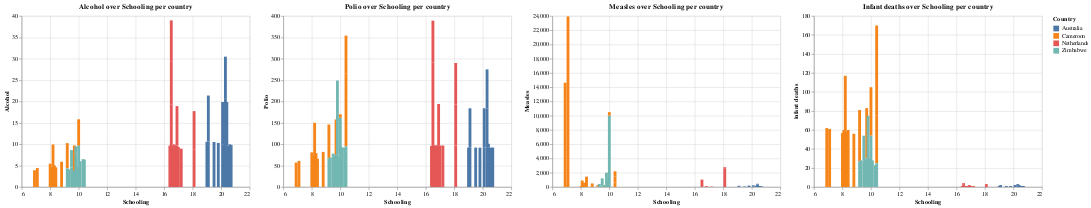

This figure's notebook cell:
### Code cell
alt.Chart(filtered_df).mark_bar().encode(
    x='Schooling',
    y='Alcohol',
    color='Country'
).properties(title='Alcohol over Schooling per country')|alt.Chart(filtered_df).mark_bar().encode(
    x='Schooling',
    y='Polio',
    color='Country'
).properties(title='Polio over Schooling per country')|alt.Chart(filtered_df).mark_bar().encode(
    x='Schooling',
    y='Measles',
    color='Country'
).properties(title='Measles over Schooling per country')|alt.Chart(filtered_df).mark_bar().encode(
    x='Schooling',
    y='infant deaths',
    color='Country'
).properties(title='Infant deaths over Schooling per country')

### Figure 1 — Vega-Lite specification as saved in the notebook (floating-point values rounded to 4 significant figures)
{"config": {"view": {"continuousWidth": 400, "continuousHeight": 300}}, "hconcat": [{"mark": "bar", "encoding": {"color": {"field": "Country", "type": "nominal"}, "x": {"field": "Schooling", "type": "quantitative"}, "y": {"field": "Alcohol", "type": "quantitative"}}, "title": "Alcohol over Schooling per country"}, {"mark": "bar", "encoding": {"color": {"field": "Country", "type": "nominal"}, "x": {"field": "Schooling", "type": "quantitative"}, "y": {"field": "Polio", "type": "quantitative"}}, "title": "Polio over Schooling per country"}, {"mark": "bar", "encoding": {"color": {"field": "Country", "type": "nominal"}, "x": {"field": "Schooling", "type": "quantitative"}, "y": {"field": "Measles", "type": "quantitative"}}, "title": "Measles over Schooling per country"}, {"mark": "bar", "encoding": {"color": {"field": "Country", "type": "nominal"}, "x": {"field": "Schooling", "type": "quantitative"}, "y": {"field": "infant deaths", "type": "quantitative"}}, "title": "Infant deaths over Schooling per country"}], "data": {"name": "data-0bcf5a5dda81ccb7da1e112b62e6a35a"}, "$schema": "https://vega.github.io/schema/vega-lite/v4.17.0.json", "datasets": {"data-0bcf5a5dda81ccb7da1e112b62e6a35a": [{"Year": 2001, "Country": "Australia", "infant deaths": 1, "Alcohol": 9.53, "Polio": 91.0, "Measles": 141, "Schooling": 20.5}, {"Year": 2003, "Country": "Australia", "infant deaths": 1, "Alcohol": 9.97, "Polio": 92.0, "Measles": 91, "Schooling": 20.6}, {"Year": 2011, "Country": "Australia", "infant deaths": 1, "Alcohol": 10.3, "Polio": 92.0, "Measles": 190, "Schooling": 19.8}, {"Year": 2006, "Country": "Australia", "infant deaths": 1, "Alcohol": 10.31, "Polio": 92.0, "Measles": 0, "Schooling": 20.3}, {"Year": 2014, "Country": "Australia", "infant deaths": 1, "Alcohol": 9.71, "Polio": 92.0, "Measles": 340, "Schooling": 20.4}, {"Year": 2002, "Country": "Australia", "infant deaths": 1, "Alcohol": 9.84, "Polio": 92.0, "Measles": 32, "Schooling": 20.1}, {"Year": 2012, "Country": "Australia", "infant deaths": 1, "Alcohol": 10.03, "Polio": 92.0, "Measles": 199, "Schooling": 20.1}, {"Year": 2000, "Country": "Australia", "infant deaths": 1, "Alcohol": 10.17, "Polio": 9.0, "Measles": 108, "Schooling": 20.4}, {"Year": 2004, "Country": "Australia", "infant deaths": 1, "Alcohol": 9.84, "Polio": 92.0, "Measles": 70, "Schooling": 20.7}, {"Year": 2009, "Country": "Australia", "infant deaths": 1, "Alcohol": 10.62, "Polio": 92.0, "Measles": 104, "Schooling": 19.1}, {"Year": 2007, "Country": "Australia", "infant deaths": 1, "Alcohol": 10.56, "Polio": 92.0, "Measles": 11, "Schooling": 19.0}, {"Year": 2005, "Country": "Australia", "infant deaths": 1, "Alcohol": 10.3, "Polio": 92.0, "Measles": 10, "Schooling": 20.3}, {"Year": 2013, "Country": "Australia", "infant deaths": 1, "Alcohol": 9.87, "Polio": 91.0, "Measles": 158, "Schooling": 20.3}, {"Year": 2008, "Country": "Australia", "infant deaths": 1, "Alcohol": 10.76, "Polio": 92.0, "Measles": 65, "Schooling": 19.1}, {"Year": 2010, "Country": "Australia", "infant deaths": 1, "Alcohol": 10.52, "Polio": 92.0, "Measles": 70, "Schooling": 19.5}, {"Year": 2011, "Country": "Cameroon", "infant deaths": 51, "Alcohol": 6.19, "Polio": 8.0, "Measles": 504, "Schooling": 10.0}, {"Year": 2008, "Country": "Cameroon", "infant deaths": 56, "Alcohol": 5.9, "Polio": 82.0, "Measles": 495, "Schooling": 8.8}, {"Year": 2001, "Country": "Cameroon", "infant deaths": 61, "Alcohol": 4.43, "Polio": 61.0, "Measles": 23934, "Schooling": 7.1}, {"Year": 2004, "Country": "Cameroon", "infant deaths": 59, "Alcohol": 4.71, "Polio": 72.0, "Measles": 358, "Schooling": 8.2}, {"Year": 2000, "Country": "Cameroon", "infant deaths": 62, "Alcohol": 3.91, "Polio": 57.0, "Measles": 14629, "Schooling": 6.9}, {"Year": 2012, "Country": "Cameroon", "infant deaths": 50, "Alcohol": 0.01, "Polio": 85.0, "Measles": 609, "Schooling": 10.4}, {"Year": 2010, "Country": "Cameroon", "infant deaths": 53, "Alcohol": 6.15, "Polio": 83.0, "Measles": 240, "Schooling": 9.7}, {"Year": 2006, "Country": "Cameroon", "infant deaths": 58, "Alcohol": 5.22, "Polio": 78.0, "Measles": 196, "Schooling": 8.2}, {"Year": 2014, "Country": "Cameroon", "infant deaths": 47, "Alcohol": 0.01, "Polio": 86.0, "Measles": 831, "Schooling": 10.4}, {"Year": 2013, "Country": "Cameroon", "infant deaths": 48, "Alcohol": 0.01, "Polio": 88.0, "Measles": 760, "Schooling": 10.4}, {"Year": 2009, "Country": "Cameroon", "infant deaths": 54, "Alcohol": 5.89, "Polio": 79.0, "Measles": 251, "Schooling": 9.2}, {"Year": 2007, "Country": "Cameroon", "infant deaths": 57, "Alcohol": 5.44, "Polio": 81.0, "Measles": 100, "Schooling": 8.0}, {"Year": 2005, "Country": "Cameroon", "infant deaths": 58, "Alcohol": 5.03, "Polio": 79.0, "Measles": 605, "Schooling": 8.3}, {"Year": 2002, "Country": "Cameroon", "infant deaths": 60, "Alcohol": 4.58, "Polio": 66.0, "Measles": 1448, "Schooling": 8.4}, {"Year": 2003, "Country": "Cameroon", "infant deaths": 60, "Alcohol": 4.64, "Polio": 72.0, "Measles": 899, "Schooling": 8.1}, {"Year": 2004, "Country": "Netherlands", "infant deaths": 1, "Alcohol": 9.56, "Polio": 98.0, "Measles": 11, "Schooling": 16.5}, {"Year": 2006, "Country": "Netherlands", "infant deaths": 1, "Alcohol": 9.79, "Polio": 96.0, "Measles": 1, "Schooling": 16.5}, {"Year": 2013, "Country": "Netherlands", "infant deaths": 1, "Alcohol": 8.68, "Polio": 97.0, "Measles": 2632, "Schooling": 18.1}, {"Year": 2005, "Country": "Netherlands", "infant deaths": 1, "Alcohol": 9.69, "Polio": 96.0, "Measles": 4, "Schooling": 16.4}, {"Year": 2010, "Country": "Netherlands", "infant deaths": 1, "Alcohol": 9.33, "Polio": 97.0, "Measles": 15, "Schooling": 17.0}, {"Year": 2008, "Country": "Netherlands", "infant deaths": 1, "Alcohol": 9.62, "Polio": 97.0, "Measles": 109, "Schooling": 16.8}, {"Year": 2002, "Country": "Netherlands", "infant deaths": 1, "Alcohol": 9.68, "Polio": 97.0, "Measles": 3, "Schooling": 16.9}, {"Year": 2014, "Country": "Netherlands", "infant deaths": 1, "Alcohol": 0.01, "Polio": 96.0, "Measles": 140, "Schooling": 18.1}, {"Year": 2007, "Country": "Netherlands", "infant deaths": 1, "Alcohol": 9.53, "Polio": 97.0, "Measles": 10, "Schooling": 16.6}, {"Year": 2009, "Country": "Netherlands", "infant deaths": 1, "Alcohol": 9.23, "Polio": 97.0, "Measles": 15, "Schooling": 16.9}, {"Year": 2001, "Country": "Netherlands", "infant deaths": 1, "Alcohol": 9.95, "Polio": 97.0, "Measles": 0, "Schooling": 16.7}, {"Year": 2011, "Country": "Netherlands", "infant deaths": 1, "Alcohol": 8.96, "Polio": 97.0, "Measles": 51, "Schooling": 17.2}, {"Year": 2000, "Country": "Netherlands", "infant deaths": 1, "Alcohol": 10.06, "Polio": 97.0, "Measles": 1019, "Schooling": 16.5}, {"Year": 2003, "Country": "Netherlands", "infant deaths": 1, "Alcohol": 9.56, "Polio": 98.0, "Measles": 4, "Schooling": 16.5}, {"Year": 2012, "Country": "Netherlands", "infant deaths": 1, "Alcohol": 9.05, "Polio": 97.0, "Measles": 10, "Schooling": 18.1}, {"Year": 2001, "Country": "Zimbabwe", "infant deaths": 25, "Alcohol": 1.72, "Polio": 76.0, "Measles": 529, "Schooling": 9.8}, {"Year": 2002, "Country": "Zimbabwe", "infant deaths": 25, "Alcohol": 4.43, "Polio": 73.0, "Measles": 304, "Schooling": 10.0}, {"Year": 2013, "Country": "Zimbabwe", "infant deaths": 25, "Alcohol": 6.39, "Polio": 95.0, "Measles": 0, "Schooling": 10.4}, {"Year": 2012, "Country": "Zimbabwe", "infant deaths": 26, "Alcohol": 6.09, "Polio": 95.0, "Measles": 0, "Schooling": 9.8}, {"Year": 2006, "Country": "Zimbabwe", "infant deaths": 28, "Alcohol": 4.57, "Polio": 71.0, "Measles": 212, "Schooling": 9.5}, {"Year": 2014, "Country": "Zimbabwe", "infant deaths": 23, "Alcohol": 6.5, "Polio": 92.0, "Measles": 0, "Schooling": 10.3}, {"Year": 2004, "Country": "Zimbabwe", "infant deaths": 27, "Alcohol": 4.36, "Polio": 67.0, "Measles": 31, "Schooling": 9.2}, {"Year": 2008, "Country": "Zimbabwe", "infant deaths": 30, "Alcohol": 3.56, "Polio": 75.0, "Measles": 0, "Schooling": 9.7}, {"Year": 2007, "Country": "Zimbabwe", "infant deaths": 29, "Alcohol": 3.88, "Polio": 73.0, "Measles": 242, "Schooling": 9.6}, {"Year": 2000, "Country": "Zimbabwe", "infant deaths": 24, "Alcohol": 1.68, "Polio": 78.0, "Measles": 1483, "Schooling": 9.8}, {"Year": 2011, "Country": "Zimbabwe", "infant deaths": 28, "Alcohol": 6.0, "Polio": 93.0, "Measles": 0, "Schooling": 10.1}, {"Year": 2003, "Country": "Zimbabwe", "infant deaths": 26, "Alcohol": 4.06, "Polio": 7.0, "Measles": 998, "Schooling": 9.5}, {"Year": 2010, "Country": "Zimbabwe", "infant deaths": 29, "Alcohol": 5.21, "Polio": 89.0, "Measles": 9696, "Schooling": 10.0}, {"Year": 2009, "Country": "Zimbabwe", "infant deaths": 30, "Alcohol": 4.64, "Polio": 69.0, "Measles": 853, "Schooling": 9.9}, {"Year": 2005, "Country": "Zimbabwe", "infant deaths": 28, "Alcohol": 4.14, "Polio": 69.0, "Measles": 420, "Schooling": 9.3}]}}
